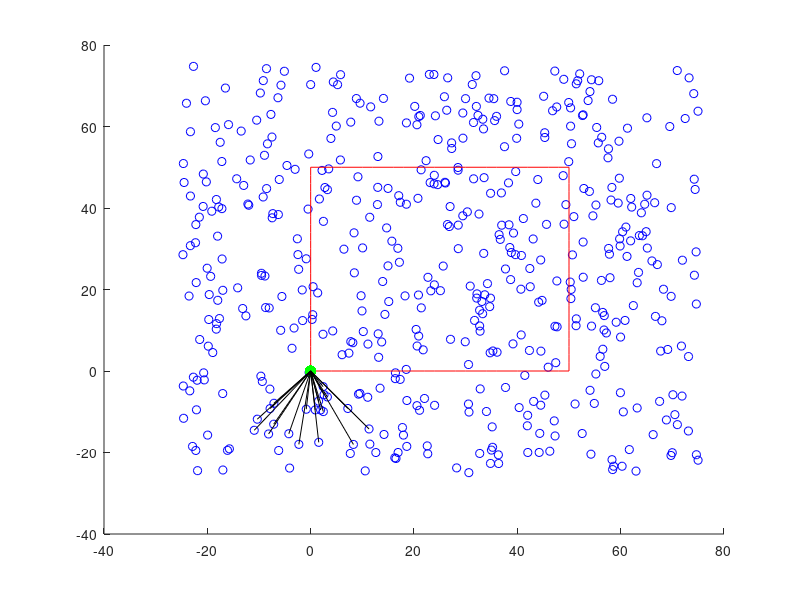

Write MATLAB code to recreate this figure.
%%%%%%%%%%%%%%%%%%%%%%%%%%%%%%%%%%%%%%%%%%%%%%%%%%%%%%%%%%%%%%%%
% <SIM1 specification>
% In 2-D, Features with angle and distance constraint
% 
% Copyright with Jae Young Chung, robot0321 at github 
% Lisence: GNU GENERAL PUBLIC LICENSE Version 3, 29 June 2007
%%%%%%%%%%%%%%%%%%%%%%%%%%%%%%%%%%%%%%%%%%%%%%%%%%%%%%%%%%%%%%%%
clc; clear; close all; 
rng(10);

%% environment setting
Nfeatures = 500; % the number of features
% x,y: 'Nfeatures' number of features, in range (-50,100)
feat_position = rand(2,Nfeatures)*100 - 25;

%% path setting
fwd_speed = 2; % speed along the forward direction
rot_time = 10; % steps needs to be rotated

% path and heading of robot, heading is the angle from world-x axis
path  = [0:fwd_speed:50, 50*ones(1,rot_time), 50*ones(size(0:fwd_speed:50)), 50*ones(1,rot_time),  50:-fwd_speed:0, 0*ones(1,rot_time), zeros(size(50:-fwd_speed:0));
         zeros(size(0:fwd_speed:50)), 0*ones(1,rot_time), 0:fwd_speed:50, 50*ones(1,rot_time), 50*ones(size(50:-fwd_speed:0)), 50*ones(1,rot_time), 50:-fwd_speed:0];
heading = pi/180*[zeros(size(0:fwd_speed:50)), linspace(0,90,rot_time), 90*ones(size(0:fwd_speed:50)), ...
            linspace(90,180,rot_time), 180*ones(size(50:-fwd_speed:0)),linspace(180,270,rot_time), 270*ones(size(50:-fwd_speed:0))]; % yaw (rad)
robot = [path; heading]; 
         
%% camera setting
theta = 45*pi/180; % angle between principal axis and the edge of the image plane (arbitarilliy selected)
mindist = 2; % minimum distance from a feature to camera principal point
maxdist = 20; % maximum distance "

%% driving robot
for i=1:length(robot)
    % Select constrainted features
    currpos = robot(1:2,i);
    currhead = robot(3,i);
    
    % the angle from the principal axis of camera to a line between a feature and camera
    feat_angle = atan2(feat_position(2,:)-currpos(2), feat_position(1,:)-currpos(1)) - currhead;
    % compensation due to the uncontinuity of angle from atan2 (-pi ~ pi)
    feat_angle(feat_angle<-pi) = feat_angle(feat_angle<-pi) + 2*pi;
    feat_angle(feat_angle>pi) = feat_angle(feat_angle>pi) - 2*pi;
    
    % distance constraint 
    feat_dist = sqrt(sum((feat_position - currpos).^2, 1));
    
    % select features with angle and distance constraint
    feat_inview_idx = (feat_angle<theta & feat_angle>-theta & ...
                    feat_dist>mindist & feat_dist<maxdist);
    feat_inview = feat_position(:,feat_inview_idx);
    
    % draw features, path, robot, and view-line in 2-D
    figure(1);
    scatter(feat_position(1,:), feat_position(2,:),'b'); hold on; %features
    plot(path(1,:), path(2,:),'r'); % path
    scatter(currpos(1),currpos(2), 72,'g','filled'); % robot
    plot([currpos(1)*ones(1,size(feat_inview,2)); feat_inview(1,:)], ... 
         [currpos(2)*ones(1,size(feat_inview,2)); feat_inview(2,:)], 'k'); % f in view 
    hold off;
end
